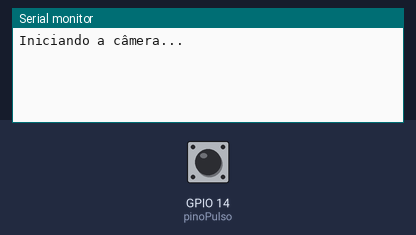
The program below on a simulated ESP32. Shown: the last lines printed to the serial monitor. The inputs (shaded band) are chosen by the test bench; at power-on: GPIO 14 (pinoPulso) HIGH. Storage starts empty; the camera gives no picture.

Above: at 1.5 s.
1.6 s: GPIO 14 (pinoPulso) pulled LOW for 0.15 s
At 1.67 s:
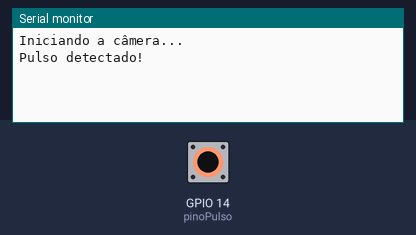
At 3.0 s:
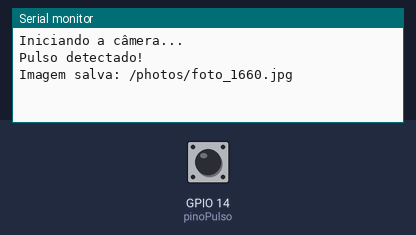

Measured:
- after the input at 1.6 s, the serial monitor: prints a new line at once (image 1)

The program:

main.cpp
```cpp
/*
  Exemplo de código para ESP32-CAM
  Captura uma foto quando um pulso é detectado em um pino,
  acende o LED do flash e salva a imagem no cartão de memória.
*/

#include "esp_camera.h"
#include "FS.h"
#include "SD_MMC.h"

// Pino para detecção de pulso
const int pinoPulso = 14;

// LED do flash
const int pinoFlash = 4;

// Configurações da câmera
#define CAMERA_MODEL_AI_THINKER

// Inicializa a câmera
camera_fb_t * fb = NULL;

void setup() {
  Serial.begin(115200);
  Serial.println("Iniciando a câmera...");

  // Configura a câmera
  camera_config_t config;
  config.ledc_channel = LEDC_CHANNEL_0;
  config.ledc_timer = LEDC_TIMER_0;
  config.pin_d0 = 5;
  config.pin_d1 = 18;
  config.pin_d2 = 19;
  config.pin_d3 = 21;
  config.pin_d4 = 36;
  config.pin_d5 = 39;
  config.pin_d6 = 34;
  config.pin_d7 = 35;
  config.pin_xclk = 0;
  config.pin_pclk = 22;
  config.pin_vsync = 25;
  config.pin_href = 23;
  config.pin_sscb_sda = 26;
  config.pin_sscb_scl = 27;
  config.pin_pwdn = 32;
  config.pin_reset = -1;
  config.xclk_freq_hz = 20000000;
  config.pixel_format = PIXFORMAT_JPEG;
  config.frame_size = FRAMESIZE_UXGA;
  config.jpeg_quality = 10;
  config.fb_count = 2;

  // Inicializa a câmera
  esp_err_t err = esp_camera_init(&config);
  if (err != ESP_OK) {
    Serial.printf("Falha ao iniciar a câmera: 0x%x", err);
    ESP.restart();
  }

  // Configura o pino de pulso como entrada
  pinMode(pinoPulso, INPUT_PULLUP);

  // Inicializa o cartão de memória
  if (!SD_MMC.begin("/sdcard", true)) {
    Serial.println("Falha ao iniciar o cartão SD!");
    ESP.restart();
  }

  // Define o diretório raiz
  SD_MMC.mkdir("/photos");
}

void loop() {
  // Verifica se um pulso foi detectado
  if (digitalRead(pinoPulso) == LOW) {
    Serial.println("Pulso detectado!");

    // Acende o LED do flash
    digitalWrite(pinoFlash, HIGH);

    // Captura a foto
    fb = esp_camera_fb_get();
    if (!fb) {
      Serial.println("Falha ao capturar a foto!");
      return;
    }

    // Gera o nome do arquivo com base no timestamp
    char fileName[100];
    sprintf(fileName, "/photos/foto_%lu.jpg", millis());

    // Abre o arquivo para gravação
    File file = SD_MMC.open(fileName, FILE_WRITE);
    if (!file) {
      Serial.println("Falha ao abrir o arquivo!");
      return;
    }

    // Grava os dados da imagem no arquivo
    file.write(fb->buf, fb->len);
    file.close();
    Serial.printf("Imagem salva: %s\n", fileName);

    // Libera a memória da imagem
    esp_camera_fb_return(fb);

    // Desliga o LED do flash
    digitalWrite(pinoFlash, LOW);

    // Aguarda um intervalo antes de capturar a próxima foto
    delay(5000);
  }
}
```
